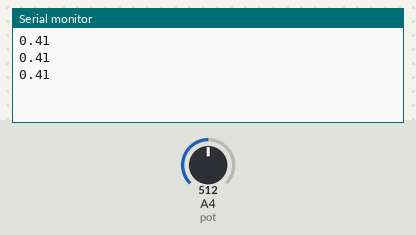
A sketch run on a simulated Arduino Uno, built with avr-gcc and run on an emulated ATmega328P. Parts: the last lines printed to the serial monitor. The inputs (shaded band) are chosen by the test bench; at power-on: A4 (pot) = 512.

Above: at 1.2 s.
1.3 s: A4 (pot) set to 716
At 1.86 s:
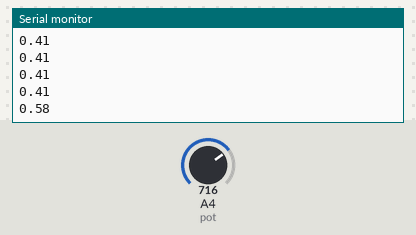
2.8 s: A4 (pot) set to 900
At 3.06 s:
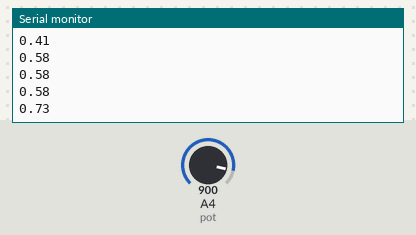
Timing chart, 0 to 5.8 s (numbered marks = the images above; inputs shaded):
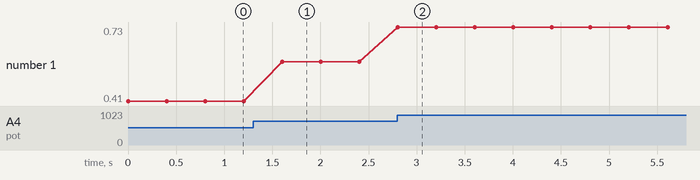

Measured:
- after the input at 1.3 s, the serial monitor: prints a new line after 0.30 s (image 1)
- after the input at 2.8 s, the serial monitor: prints a new line at once (image 2)
- plotted number 1: 0.41 → 0.58 after the input at 1.3 s, 0.58 → 0.73 after the input at 2.8 s

The sketch:

Led_ligando_potenci_metro.ino
```cpp
int pot = 4;
int valorPot;
void setup() {
  Serial.begin(115200);
}

void loop() {
  valorPot = analogRead(pot);
  float   valor = (3.3*valorPot)/4095;
  Serial.println(valor);
  delay(400);
}
```
